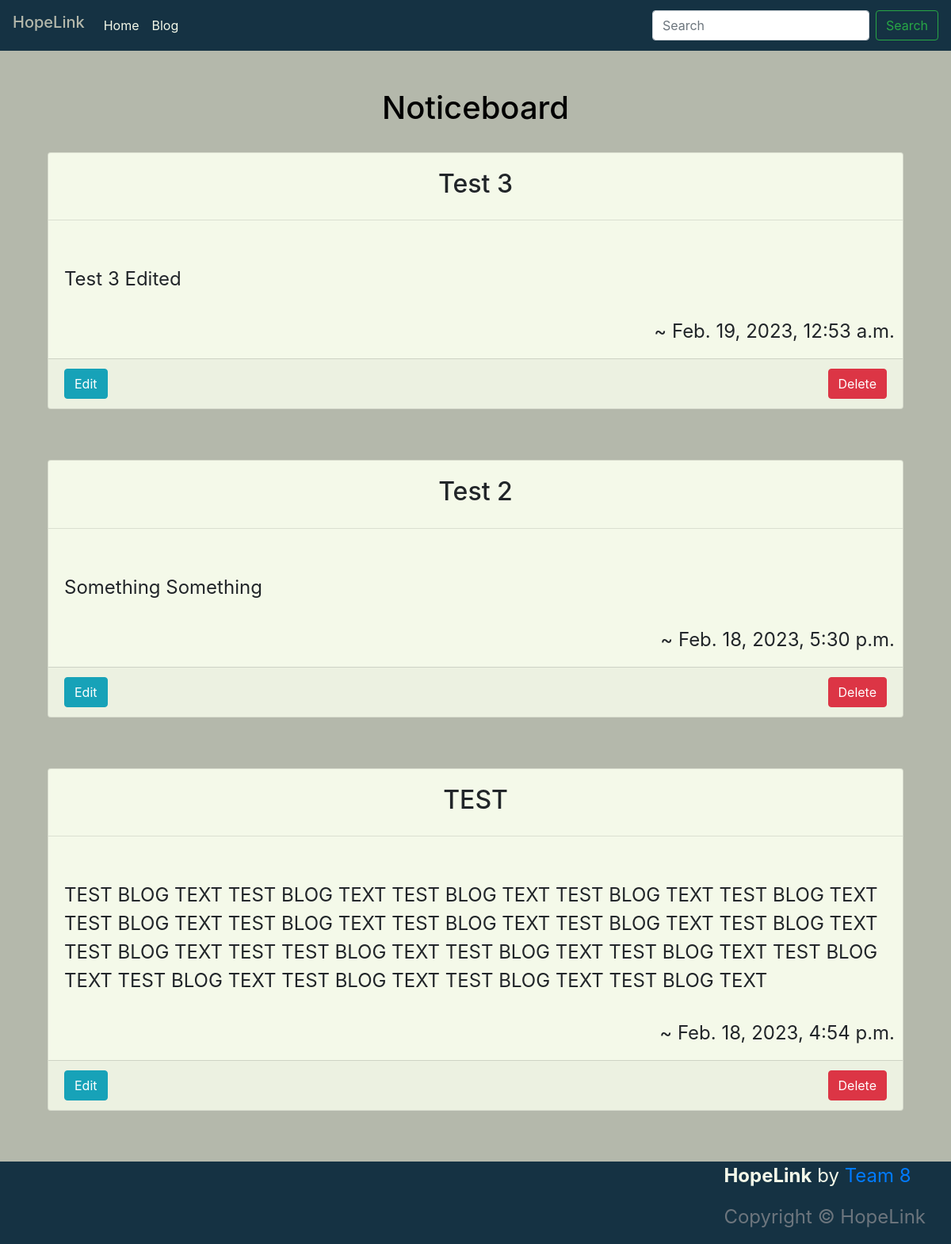
Screenshot of /blog/ with the database file from the repository.
### blog/models.py (models this page shows, shortened)
class Blog(models.Model):
    title = models.CharField(max_length=250, null=False, default='Add Blog title here', unique=True)
    body = models.TextField(null=False, default='Add Blog content here')
    added_on = models.DateTimeField(auto_now_add=True)
    class Meta:
        ordering = ['-added_on']

### blog/views.py (the view)
# urls.py: path('', views.blog, name='blog'),
def blog(request):
    blog = Blog.objects.all()
    template = 'blog/blog.html'
    context = {
        'blog': blog,
    }
    return render(request, template, context)

### blog/templatetags/group_auth.py (called while the page is built)
@register.filter(name='has_group')
def has_group(user, group_name):
    return user.groups.filter(name=group_name).exists()

### blog/templates/blog/blog.html (shortened to what this page needs)
{% extends "base.html" %}
{% load static %}
{% block content %}
<div class="container h-100 text-center">
    <div class="row h-100">
        <div class="col mt-5">
            <h1 class="home-pg-text text-center title-margin" id="black">
                Noticeboard
            </h1>
            <div class="container">
                <div class="row">
                    <div class="col-12">
                        {% for blog in blog %}
                        <div class="card w-100 message-hl card-main-hl">
                            <h2 class="card-title card-heading-hl">{{ blog.title }}</h2>
                            <hr>
                            <p class="card-body text-left card-heading-hl">{{blog.body}}</p>
                            <p class="text-right margin-right-hl">~ {{ blog.added_on }}</p>
                            <div class="card-footer">
                                <small class="ml-3">
                                    <a class="btn btn-info left" href="#">Edit</a>
                                    <a class="btn btn-danger right" href="#">Delete</a>
                                </small>
                            </div>
                        </div>
                        {% endfor %}
                    </div>
                </div>
            </div>
        </div>
    </div>
</div>
{% endblock %}

### static/css/base.css (style rules this page uses)
body { background-color: #b4b8ab; min-height: 100vh; display: flex; flex-direction: column; }
#black { color: black; }
h1 { color: #b4b8ab; }
p { font-size: 1.5rem; font-weight: 400; }
.card-heading-hl { margin: 20px 0 10px 0; text-transform: capitalize; }
.card-main-hl { margin-bottom: 4rem; background-color: #F4F9E9; }
.left { float: left; }
.right { float: right; }
.margin-right-hl { margin-right: 10px; }
.message-hl { transition: .5s; }
.title-margin { margin-bottom: 2rem; }

### rows the page displays
Blog: title "Test 3", body "Test 3 Edited", added_on "Feb. 19, 2023, 12:53 a.m."
Blog: title "Test 2", body "Something Something", added_on "Feb. 18, 2023, 5:30 p.m."
Blog: title "TEST", body "TEST BLOG TEXT TEST BLOG TEXT TEST BLOG TEXT TEST BLOG TEXT TEST BLOG TEXT TEST BLOG TEXT TEST BLOG TEXT TEST BLOG TEXT TEST BLOG TEXT TEST BLOG TEXT TEST BLOG TEXT TEST TEST BLOG TEXT TEST BLOG TEXT TEST BLOG TEXT TEST BLOG TEXT TEST BLOG TEXT TEST BLOG TEXT TEST BLOG TEXT TEST BLOG TEXT", added_on "Feb. 18, 2023, 4:54 p.m."
